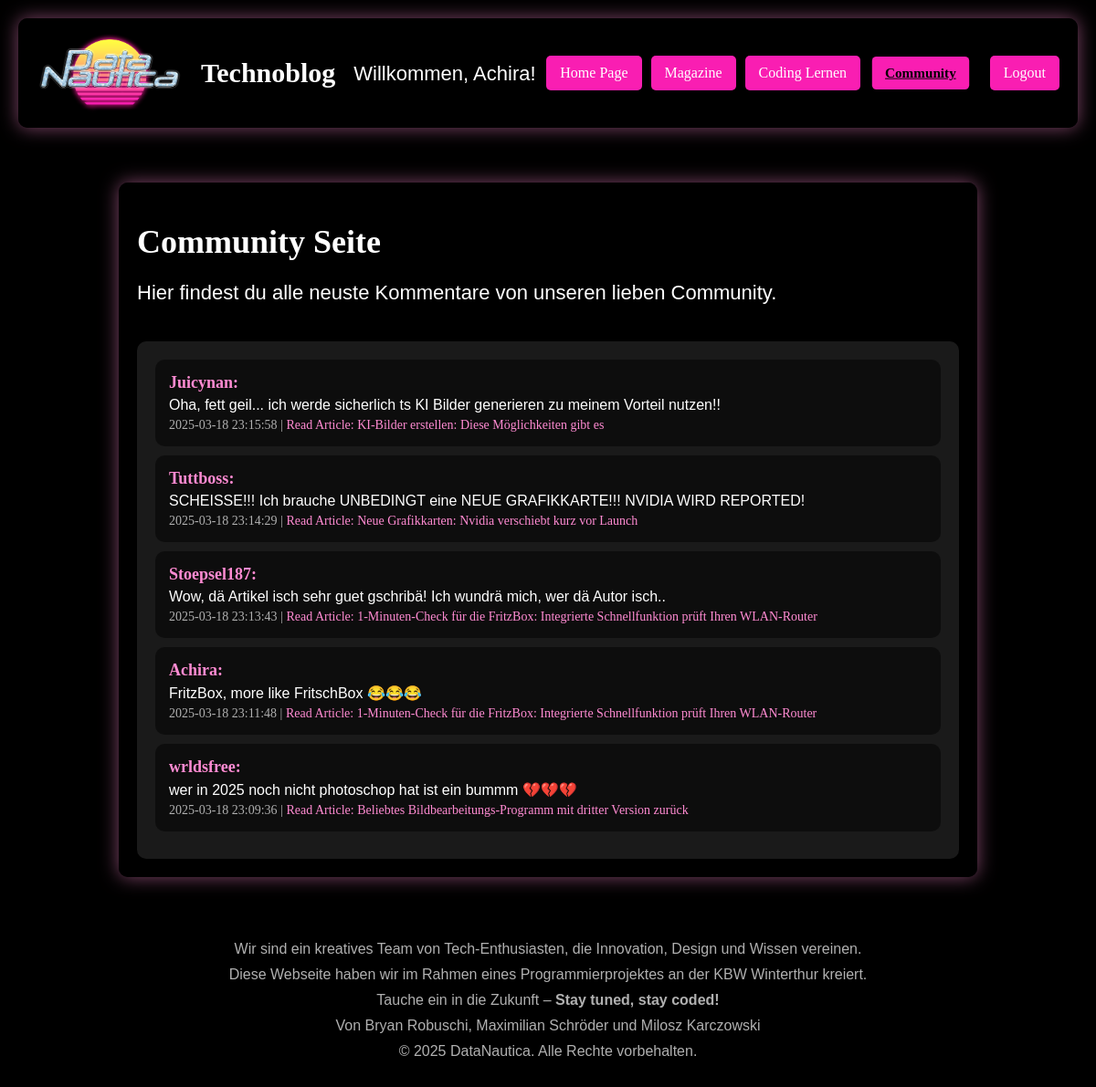
The app's page /pages/community.php (signed in) with its own data.
### tables this page shows
CREATE TABLE `comments` (
  `comment_id` int(11) NOT NULL,
  `article_id` int(11) NOT NULL,
  `user_id` int(11) NOT NULL,
  `comment_text` text NOT NULL,
  `comment_date` timestamp NOT NULL DEFAULT current_timestamp()
);

CREATE TABLE `users` (
  `user_id` int(11) NOT NULL,
  `username` varchar(50) NOT NULL,
  `password` varchar(255) NOT NULL,
  `login_token` varchar(64) DEFAULT NULL
);

CREATE TABLE `articles` (
  `article_id` int(11) NOT NULL,
  `article_title` text NOT NULL,
  `article_cover` longblob NOT NULL,
  `article_content` longtext NOT NULL,
  `article_author` text NOT NULL,
  `article_date` datetime NOT NULL DEFAULT current_timestamp(),
  `article_category` text NOT NULL,
  `article_tag` text NOT NULL
);

### pages/community.php (the view, shortened to what this page needs)
<?php
include "../includes/init.php";
$sql = "SELECT comments.comment_text, comments.comment_date, users.username,
               articles.article_title, articles.article_id
        FROM comments
        JOIN users ON comments.user_id = users.user_id
        JOIN articles ON comments.article_id = articles.article_id
        ORDER BY comments.comment_date DESC";
$result = $conn->query($sql);
?>
<html>
<head>
    <link rel="stylesheet" type="text/css" href="../assets/styles.css">
</head>
<body>
    <?php include '../includes/header.php'; ?>
    <div class="magazine-container">
        <h1><b>Community Seite</b></h1>
        <p>Hier findest du alle neuste Kommentare von unseren lieben Community.</p>
        <div class="comment-section">
            <?php if ($result->num_rows > 0): ?>
                <?php while ($row = $result->fetch_assoc()): ?>
                    <div class="comment">
                        <b><?php echo htmlspecialchars($row["username"]); ?>:</b>
                        <p><?php echo nl2br(htmlspecialchars($row["comment_text"])); ?></p>
                        <small><?php echo $row["comment_date"]; ?> |
                            <a href="article.php?id=<?php echo $row['article_id']; ?>">
                                Read Article: <?php echo htmlspecialchars($row["article_title"]); ?>
                            </a>
                        </small>
                    </div>
                <?php endwhile; ?>
            <?php else: ?>
                <p>No comments yet. Be the first to comment!</p>
            <?php endif; ?>
        </div>
    </div>
    <?php include '../includes/footer.php'; ?>
</body>
</html>

### assets/styles.css (style rules this page uses)
html, body { height: 100%; margin: 0; padding: 0; }
h1 { font-family: 'Neuropol'; font-style: bold; font-size: 36px; margin-bottom: 20px; color: #ffffff; }
p { font-family: Arial; font-size: 22px; margin-bottom: 20px; color: #ffffff; }
body { background-image: url('images/vaporwave.png'); background-color: #000000; background-repeat: repeat; background-size: 1500px 1500px; }
.comment-section { margin-top: 40px; padding: 20px; background-color: rgba(255, 255, 255, 0.1); border-radius: 10px; }
.magazine-container { max-width: 900px; margin: 40px auto; padding: 20px; background-color: rgba(0, 0, 0, 0.8); color: white; border-radius: 10px; box-shadow: 0px 0px 20px rgba(255, 139, 210, 0.5); }
.comment { background-color: rgba(0, 0, 0, 0.5); padding: 15px; border-radius: 10px; margin-bottom: 10px; }
.comment b { color: #ff8bd2; font-size: 18px; }
.comment p { color: #ffffff; font-size: 16px; margin: 5px 0; }
.comment small { font-size: 14px; color: #b0b0b0; display: block; margin-top: 5px; }
.comment a { color: #ff8bd2; text-decoration: none; }

### records on screen
comments: user.username "Juicynan", comment_text "Oha, fett geil... ich werde sicherlich ts KI Bilder generieren zu meinem Vorteil nutzen!!", comment_date "2025-03-18 23:15:58", article.article_title "KI-Bilder erstellen: Diese Möglichkeiten gibt es"
comments: user.username "Tuttboss", comment_text "SCHEISSE!!! Ich brauche UNBEDINGT eine NEUE GRAFIKKARTE!!! NVIDIA WIRD REPORTED!", comment_date "2025-03-18 23:14:29", article.article_title "Neue Grafikkarten: Nvidia verschiebt kurz vor Launch"
comments: user.username "Stoepsel187", comment_text "Wow, dä Artikel isch sehr guet gschribä! Ich wundrä mich, wer dä Autor isch..", comment_date "2025-03-18 23:13:43", article.article_title "1-Minuten-Check für die FritzBox: Integrierte Schnellfunktion prüft Ihren WLAN-Router"
comments: user.username "Achira", comment_text "FritzBox, more like FritschBox 😂😂😂", comment_date "2025-03-18 23:11:48", article.article_title "1-Minuten-Check für die FritzBox: Integrierte Schnellfunktion prüft Ihren WLAN-Router"
comments: user.username "wrldsfree", comment_text "wer in 2025 noch nicht photoschop hat ist ein bummm 💔💔💔", comment_date "2025-03-18 23:09:36", article.article_title "Beliebtes Bildbearbeitungs-Programm mit dritter Version zurück"

### other values on screen
$_SESSION["username"] "Achira"
